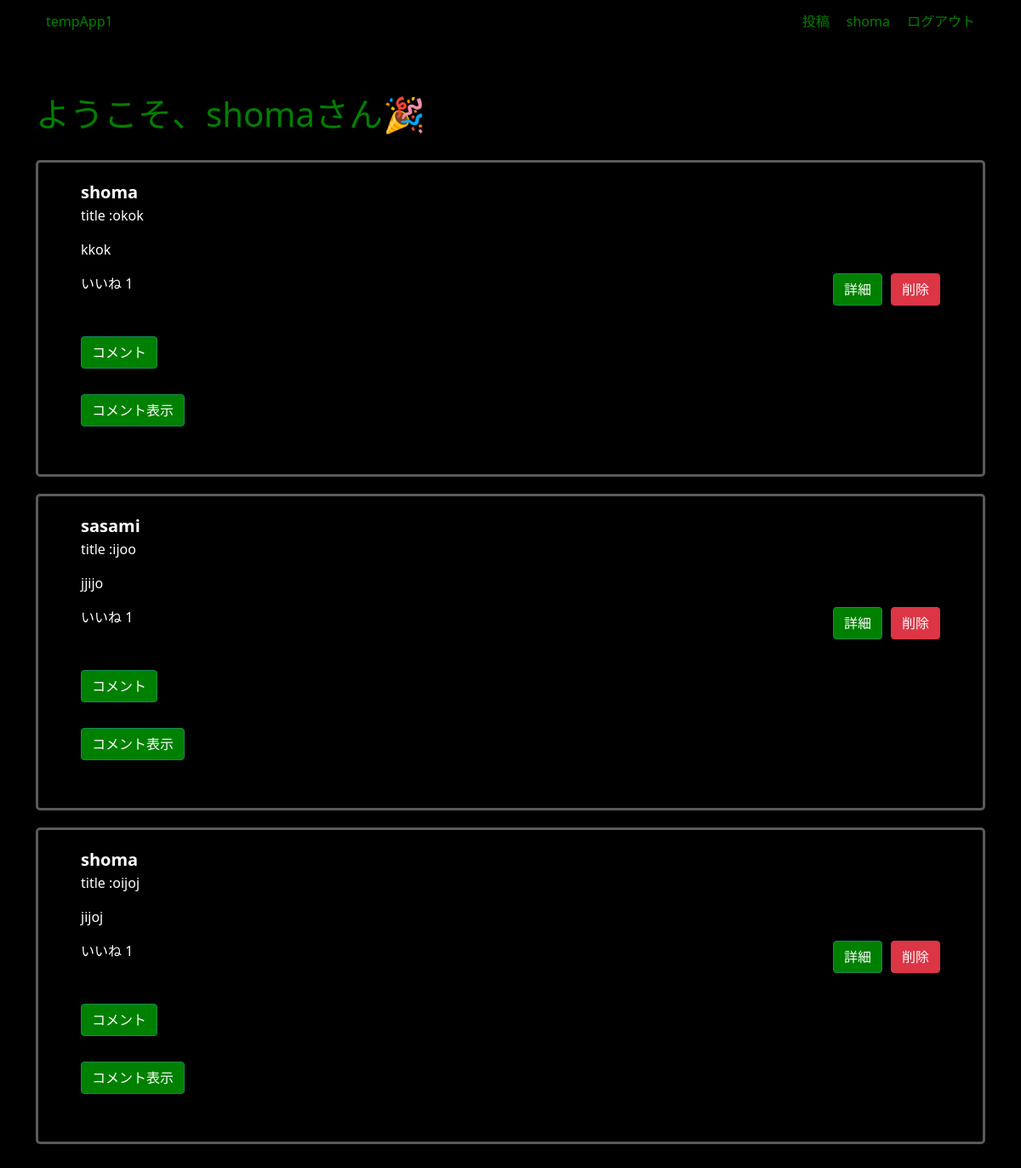
Before: /post/home/ (signed in) with the older database file.
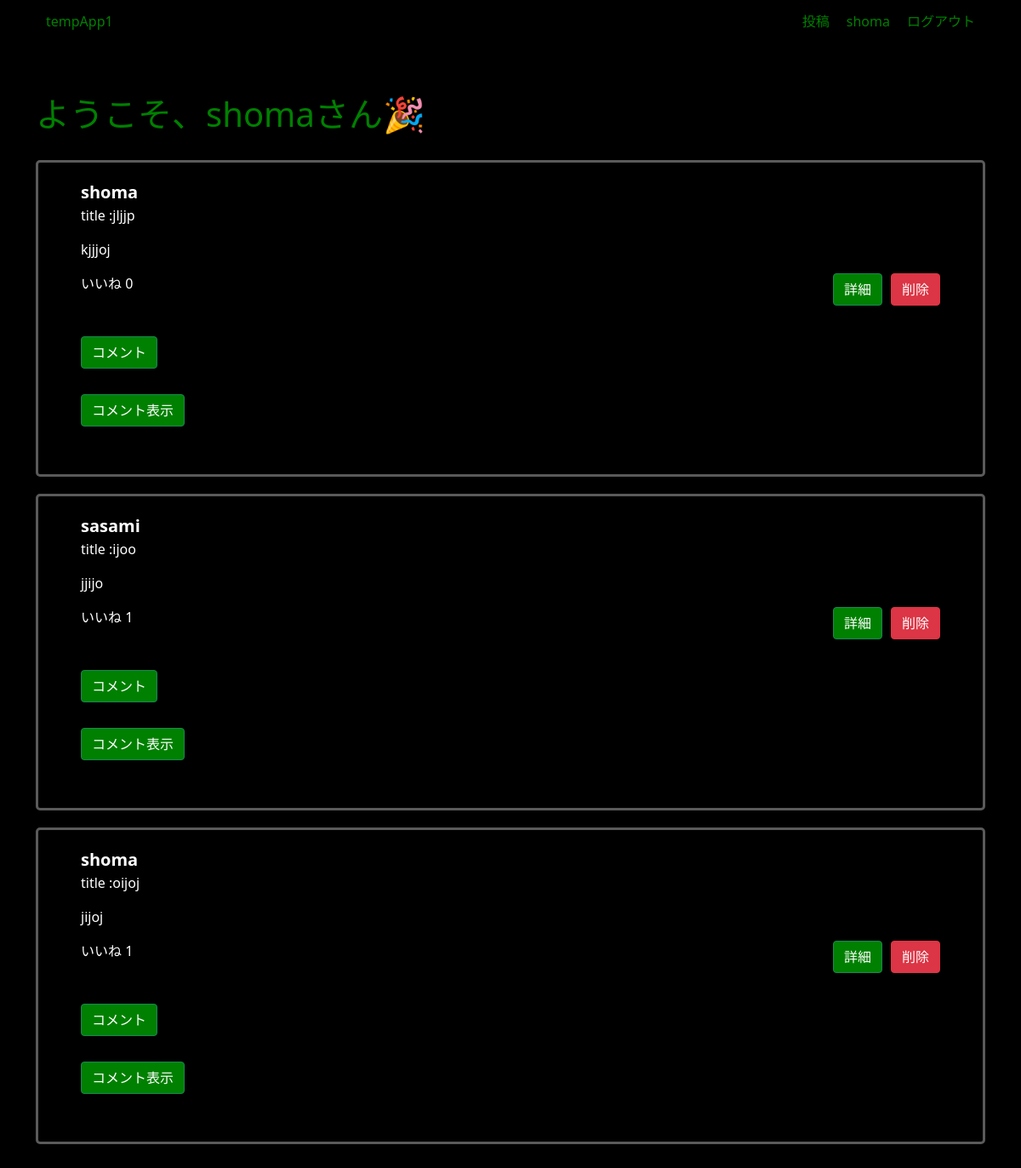
After: the same page with the newer database file.
### post/models.py (models this page shows)
class Post(models.Model):
    user = models.ForeignKey(
        User, on_delete=models.CASCADE, related_name="posts"
    )
    title = models.CharField(max_length=100, blank=False, null=False)
    content = models.TextField(max_length=400)
    created_at = models.DateTimeField(auto_now_add=True)
    updated_at = models.DateTimeField(auto_now=True)

### registration/models.py (models this page shows)
class User(AbstractUser):
    email = models.EmailField("メールアドレス", unique=True)
    following = models.ManyToManyField(
        "self", symmetrical=False, related_name="follower"
    )

### post/views.py (the view)
# urls.py: path("home/", HomeView.as_view(), name="home"),
class HomeView(LoginRequiredMixin, ListView):
    model = Post
    template_name = "post/home.html"
    context_object_name = "postList"
    queryset = model.objects.prefetch_related("user").order_by("-created_at")
    def get_context_data(self, **kwargs):
        ctxt = super().get_context_data(**kwargs)
        liked_post_list = Like.objects.filter(
            user=self.request.user
        ).values_list("post", flat=True)
        liked_comment_list = Like_for_comment.objects.filter(
            user=self.request.user
        ).values_list("comment", flat=True)
        ctxt["liked_post_list"] = liked_post_list
        ctxt["liked_comment_list"] = liked_comment_list
        return ctxt

### templates/post/home.html
{% extends "base.html" %}
{% load static %}
{% block main %}
<div class="container">
    {% include "_nav.html" %}
    <h1>ようこそ、{{ user.username }}さん🎉</h1>
    {% for post in postList %}
    {% include "post/_post.html" %}
    {% endfor %}
</div>
{% endblock %}

### templates/post/_post.html (shortened to what this page needs)
<div class="post_box">
    <a class="post_author" href="{% url 'post:profile' post.user.username post.user.pk%}">{{ post.user.username }}</a>
    <div class="text_container">
        <p>title :{{ post.title }}</p>
        <p>{{ post.content }}</p>
    </div>
    <div class="d-flex justify-content-between">
        {% include "post/_like.html" %}
        <ul class="d-flex">
            <li>
                <button type="button" class="btn btn-success tempApp_btn">
                    <a href="{% url 'post:detail' post.pk %}">詳細</a>
                </button>
            </li>
            <li>
                <button type="button" class="btn btn-danger delete_btn">
                    <a href="{% url 'post:delete' post.pk %}">削除</a>
                </button>
            </li>
        </ul>
    </div>
    <button type="button" class="btn btn-success tempApp_btn"><a href="{% url 'post:comment' post.pk %}">コメント</a></button>
    <p class="show_comment_button">
        <button type="button" class="btn btn-success tempApp_btn" data-bs-toggle="collapse" data-bs-target="#comments_{{ post.pk }}" aria-expanded="false" aria-controls="comments_{{ post.pk }}">
            コメント表示
        </button>
    </p>
</div>

### templates/post/_like.html
{% if post.id in liked_post_list %}
<p><a class="like" onclick="likeFunc(event)" id="{{ post.pk }}" type="button" data-id="{{ post.pk }}" data-is_liked="true">いいね {{post.likes.count }}</a></p>
{% else %}
<p><a class="like" onclick="likeFunc(event)" id="{{ post.pk }}" type="button" data-id="{{ post.pk }}" data-is_liked="false">いいね {{post.likes.count }}</a></p>
{% endif %}

Changed rows visible on the page:
removed Post: user.username "shoma", title "okok", content "kkok", likes.count "1"
added Post: user.username "shoma", title "jljjp", content "kjjjoj", likes.count "0"
